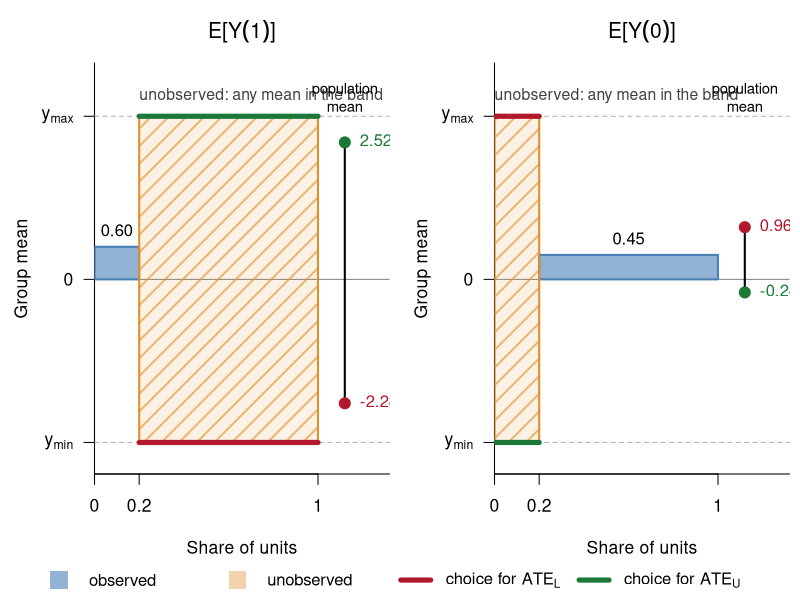
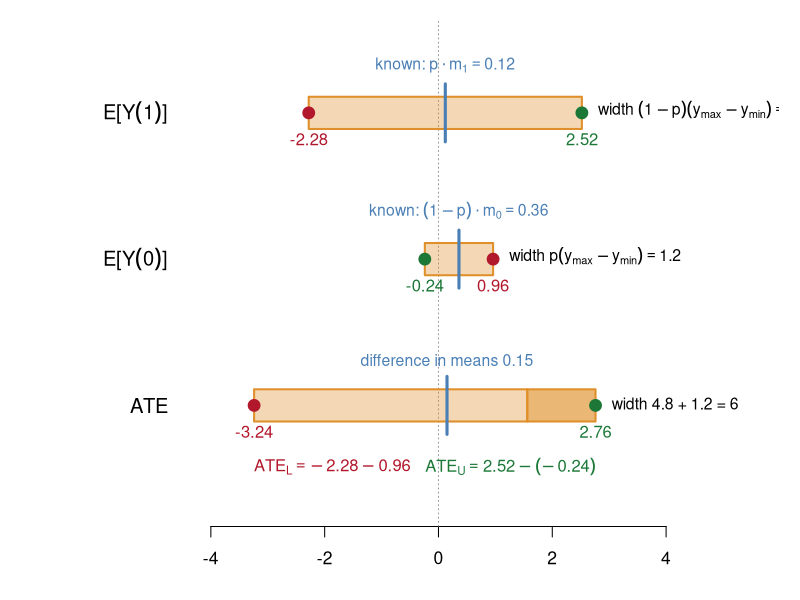
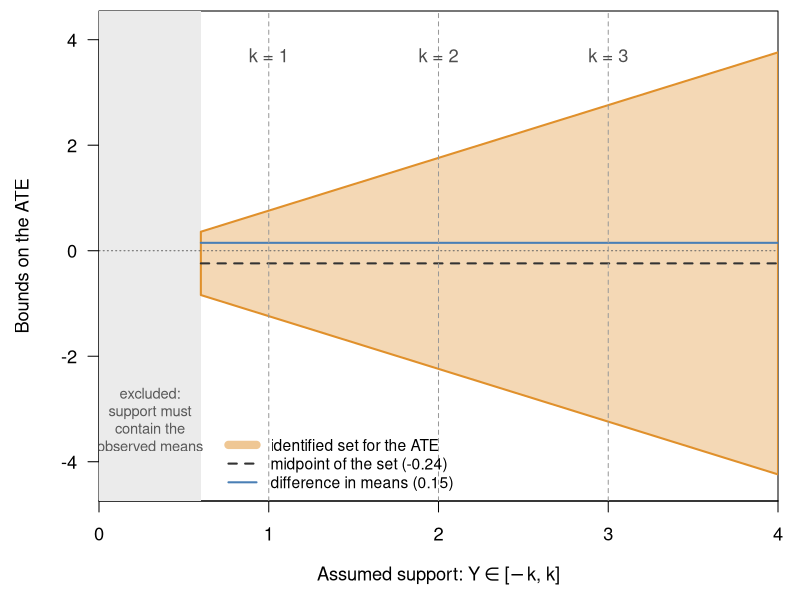
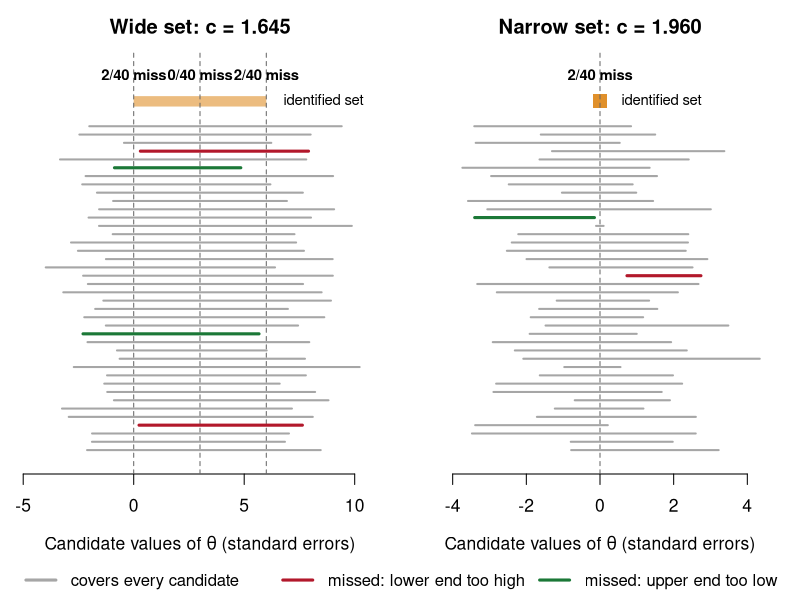
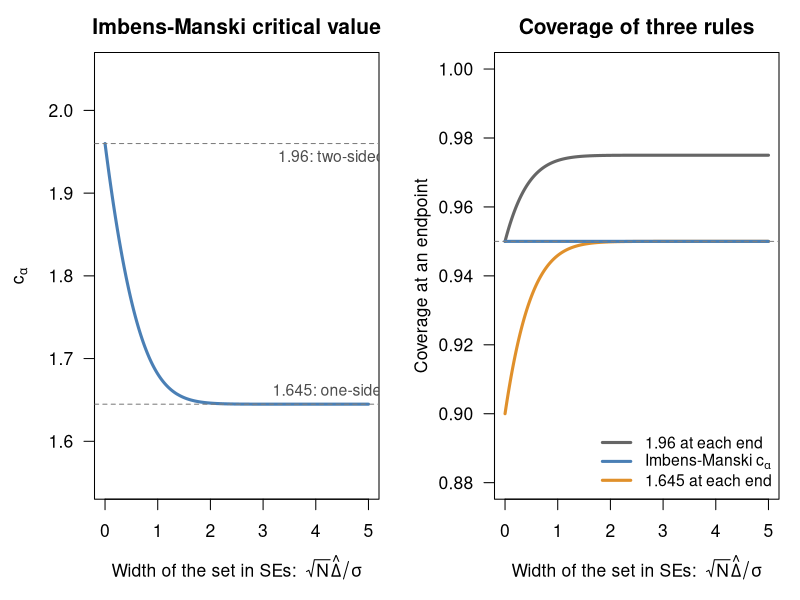
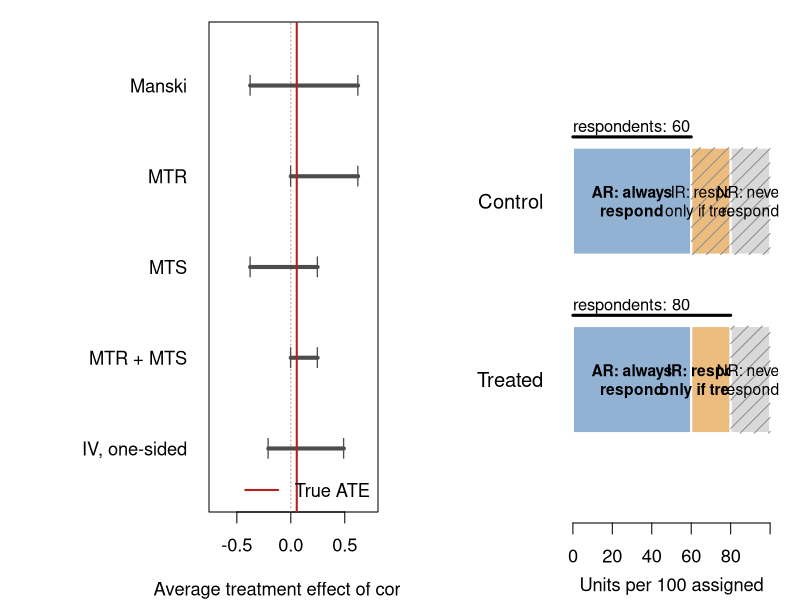
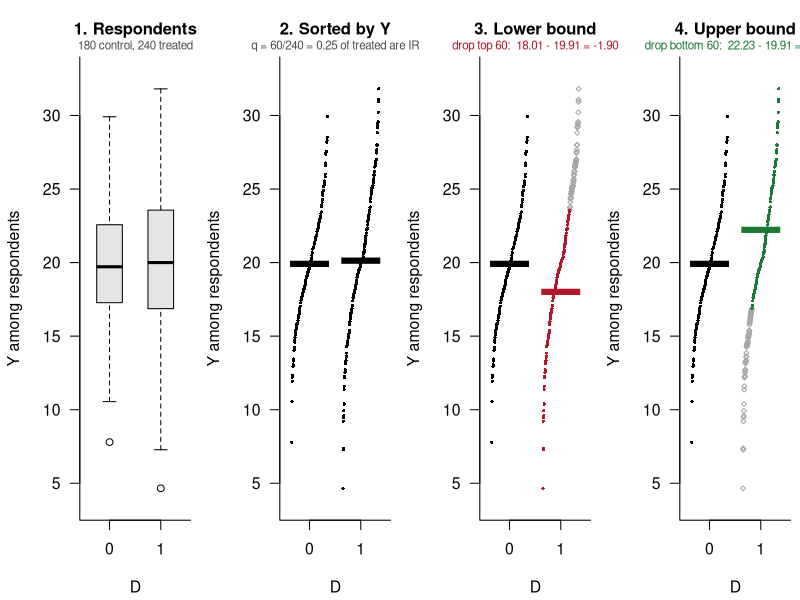
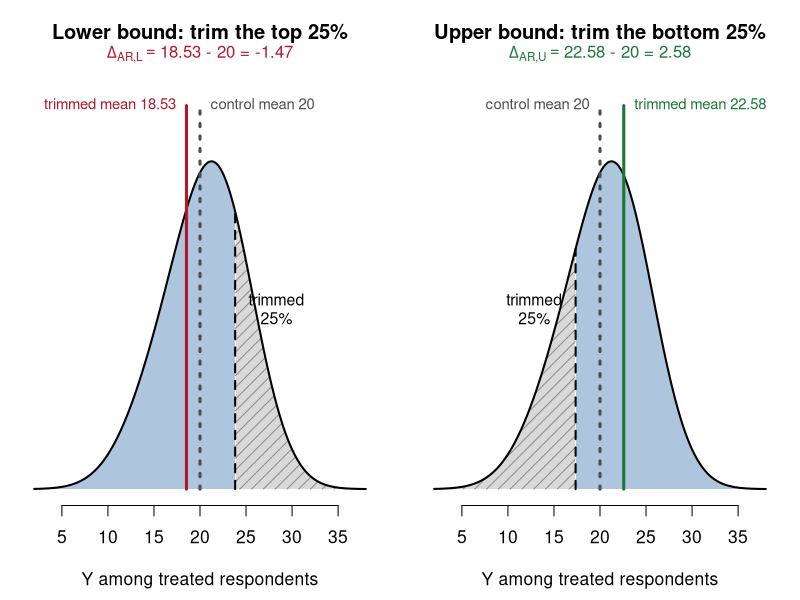

Generate these figures, in order, with R:
## ---- chunk 1
#| echo: true
p <- 0.2; m1 <- 0.60; m0 <- 0.45; lo <- -3; hi <- 3
L <- m1*p + lo*(1-p) - hi*p - m0*(1-p)
U <- m1*p + hi*(1-p) - lo*p - m0*(1-p)
round(c(lower = L, upper = U, width = U - L), 2)
## ---- chunk 2
#| fig-width: 11
#| fig-height: 4.6
blue <- "#4a7fb5"; amber <- "#e0902b"; colL <- "#b2182b"; colU <- "#1b7837"
bars <- function(obs, unk, h, L_at, U_at, title) {
  mL <- (obs[2] - obs[1])*h + (unk[2] - unk[1])*L_at
  mU <- (obs[2] - obs[1])*h + (unk[2] - unk[1])*U_at
  plot(NA, xlim = c(0, 1.32), ylim = c(lo - 0.3, hi + 0.7), xaxs = "i", xaxt = "n", yaxt = "n",
       xlab = "Share of units", ylab = "Group mean", main = title, cex.main = 1.2, bty = "l")
  axis(1, at = c(0, p, 1), labels = c("0", p, "1"))
  axis(2, at = c(lo, 0, hi), labels = expression(y[min], 0, y[max]), las = 1)
  abline(h = 0, col = "grey50")
  abline(h = c(lo, hi), lty = 2, col = "grey70")
  rect(obs[1], 0, obs[2], h, col = adjustcolor(blue, 0.6), border = blue, lwd = 2)
  rect(unk[1], lo, unk[2], hi, col = adjustcolor(amber, 0.12), border = NA)
  rect(unk[1], lo, unk[2], hi, density = 8, angle = 45, col = adjustcolor(amber, 0.6), border = amber, lwd = 2)
  segments(unk[1], c(L_at, U_at), unk[2], c(L_at, U_at), col = c(colL, colU), lwd = 5)
  text(mean(obs), h, sprintf("%.2f", h), pos = 3, cex = 0.95)
  text(unk[1], hi + 0.3, "unobserved: any mean in the band", adj = c(0, 0), cex = 0.9, col = "grey25")
  segments(1.12, mL, 1.12, mU, lwd = 2)
  points(c(1.12, 1.12), c(mL, mU), pch = 19, cex = 1.4, col = c(colL, colU))
  text(1.14, c(mL, mU), sprintf("%.2f", c(mL, mU)), pos = 4, col = c(colL, colU), cex = 0.95)
  text(1.12, hi + 0.35, "population\nmean", cex = 0.85)
}
par(mfrow = c(1, 2), mar = c(6, 4.5, 3, 0.5), cex = 1.05)
bars(c(0, p), c(p, 1), m1, lo, hi, expression(E*"["*Y(1)*"]"))
bars(c(p, 1), c(0, p), m0, hi, lo, expression(E*"["*Y(0)*"]"))
par(fig = c(0, 1, 0, 1), oma = c(0, 0, 0, 0), mar = c(0, 0, 0, 0), new = TRUE)
plot.new()
legend("bottom", horiz = TRUE, bty = "n", cex = 0.95, lwd = c(NA, NA, 5, 5),
       pch = c(15, 15, NA, NA), pt.cex = 2.2,
       col = c(adjustcolor(blue, 0.6), adjustcolor(amber, 0.4), colL, colU),
       legend = c("observed", "unobserved", expression("choice for " * ATE[L] * "   "), expression("choice for " * ATE[U])))
## ---- chunk 3
#| fig-width: 11
#| fig-height: 4.6
w1 <- (1 - p) * (hi - lo); w0 <- p * (hi - lo)
E1 <- p * m1 + (1 - p) * c(lo, hi)          # E[Y(1)] range
E0 <- (1 - p) * m0 + p * c(lo, hi)          # E[Y(0)] range
ATE <- c(E1[1] - E0[2], E1[2] - E0[1])
par(mar = c(3.5, 9, 1, 1), cex = 1.05)
plot(NA, xlim = c(-4, 5.6), ylim = c(0.3, 3.5), yaxt = "n", xlab = "", ylab = "", bty = "n", las = 1)
axis(2, at = 3:1, labels = expression(E*"["*Y(1)*"]", E*"["*Y(0)*"]", ATE), las = 1, tick = FALSE, cex.axis = 1.15)
abline(v = 0, lty = 3, col = "grey60")
h <- 0.11
bar <- function(y, r, col) rect(r[1], y - h, r[2], y + h, col = adjustcolor(col, 0.35), border = col, lwd = 2)
ends <- function(y, r, cols) {
  points(r, c(y, y), pch = 19, cex = 1.5, col = cols)
  text(r, y - h, sprintf("%.2f", r), pos = 1, col = cols, cex = 0.95, offset = 0.3)
}

# Row 1: E[Y(1)] = known part + unknown part
bar(3, E1, amber); ends(3, E1, c(colL, colU))
segments(p * m1, 3 - 1.8*h, p * m1, 3 + 1.8*h, lwd = 3, col = blue)
text(p * m1, 3 + 1.8*h, expression("known: " * p %.% m[1] == 0.12), pos = 3, col = blue, cex = 0.9)
text(E1[2] + 0.1, 3, expression("width " * (1-p)*(y[max]-y[min]) == 4.8), pos = 4, cex = 0.9)

# Row 2: E[Y(0)]
bar(2, E0, amber); ends(2, E0, c(colU, colL))
segments((1 - p) * m0, 2 - 1.8*h, (1 - p) * m0, 2 + 1.8*h, lwd = 3, col = blue)
text((1 - p) * m0, 2 + 1.8*h, expression("known: " * (1-p) %.% m[0] == 0.36), pos = 3, col = blue, cex = 0.9)
text(E0[2] + 0.1, 2, expression("width " * p*(y[max]-y[min]) == 1.2), pos = 4, cex = 0.9)

# Row 3: ATE, width split into the two contributions
rect(ATE[1], 1 - h, ATE[1] + w1, 1 + h, col = adjustcolor(amber, 0.35), border = amber, lwd = 2)
rect(ATE[1] + w1, 1 - h, ATE[2], 1 + h, col = adjustcolor(amber, 0.65), border = amber, lwd = 2)
ends(1, ATE, c(colL, colU))
segments(m1 - m0, 1 - 1.8*h, m1 - m0, 1 + 1.8*h, lwd = 3, col = blue)
text(m1 - m0, 1 + 1.8*h, "difference in means 0.15", pos = 3, col = blue, cex = 0.9)
text(ATE[1], 1 - 0.42, expression(ATE[L] == -2.28 - 0.96), col = colL, cex = 0.95, adj = 0)
text(ATE[2], 1 - 0.42, expression(ATE[U] == 2.52 - (-0.24)), col = colU, cex = 0.95, adj = 1)
text(ATE[2] + 0.1, 1, "width 4.8 + 1.2 = 6", pos = 4, cex = 0.9)
## ---- chunk 4
#| fig-width: 11
#| fig-height: 5.2
kmin <- max(abs(c(m1, m0)))
k    <- seq(kmin, 4, by = 0.05)
mid  <- m1*p - m0*(1-p)
Lk   <- mid - k
Uk   <- mid + k
par(mar = c(4.5, 4.5, 0.5, 1), cex = 1.1)
plot(NA, xlim = c(0, 4), ylim = c(-4.4, 4.2), xaxs = "i",
     xlab = expression("Assumed support: " * Y %in% "[" * -k * ", " * k * "]"),
     ylab = "Bounds on the ATE", las = 1)
rect(0, -5, kmin, 5, col = "grey92", border = NA)
text(kmin/2, -3.2, "excluded:\nsupport must\ncontain the\nobserved means", cex = 0.8, col = "grey35")
polygon(c(k, rev(k)), c(Lk, rev(Uk)), col = adjustcolor(amber, 0.35), border = amber, lwd = 2)
abline(h = 0, lty = 3, col = "grey40")
segments(kmin, mid, 4, mid, lty = 2, lwd = 2, col = "grey20")
segments(kmin, m1 - m0, 4, m1 - m0, col = blue, lwd = 2)
abline(v = c(1, 2, 3), lty = 2, col = "grey60")
text(c(1, 2, 3), 4, paste0("k = ", 1:3), pos = 1, col = "grey30")
legend("bottomleft", inset = c(0.17, 0), bty = "n", cex = 0.85, lwd = c(8, 2, 2), lty = c(1, 2, 1),
       col = c(adjustcolor(amber, 0.5), "grey20", blue),
       legend = c("identified set for the ATE",
                  sprintf("midpoint of the set (%.2f)", mid),
                  sprintf("difference in means (%.2f)", m1 - m0)))
## ---- chunk 5
#| fig-width: 11
#| fig-height: 5
set.seed(136)   # a draw with the expected 2 misses per endpoint (5% of 40)
nsim  <- 40
cover <- function(c, x) pnorm(c + x) - pnorm(-c)
sim_panel <- function(L, U) {
  c_a  <- uniroot(function(c) cover(c, U - L) - 0.95, c(1, 3))$root
  lo_i <- L + rnorm(nsim) - c_a
  hi_i <- U + rnorm(nsim) + c_a
  th   <- unique(c(L, (L + U)/2, U))
  plot(NA, xlim = c(L - 4.5, U + 4.5), ylim = c(0, nsim + 7), yaxt = "n", ylab = "", bty = "n",
       xlab = expression("Candidate values of" ~ theta ~ "(standard errors)"), cex.main = 1.15,
       main = sprintf("%s set: c = %.3f", if (U > L) "Wide" else "Narrow", c_a))
  segments(L, nsim + 3, U, nsim + 3, lwd = 10, col = adjustcolor(amber, 0.6), lend = 1)
  if (U == L) points(L, nsim + 3, pch = 15, cex = 1.8, col = amber)
  text(U + 0.3, nsim + 3, "identified set", pos = 4, cex = 0.85)
  abline(v = th, lty = 2, col = "grey40")
  for (i in seq_len(nsim)) {
    low_miss  <- any(lo_i[i] > th)
    high_miss <- any(hi_i[i] < th)
    col_i <- if (low_miss) colL else if (high_miss) colU else "grey65"
    segments(lo_i[i], i, hi_i[i], i, lwd = if (low_miss || high_miss) 3 else 2, col = col_i)
  }
  miss <- sapply(th, function(t) sum(lo_i > t | hi_i < t))
  text(th, nsim + 6.2, paste0(miss, "/", nsim, " miss"), cex = 0.85, font = 2)
}
par(mfrow = c(1, 2), mar = c(4.5, 1, 2.5, 1), cex = 1.05, oma = c(1.5, 0, 0, 0))
sim_panel(0, 6)
sim_panel(0, 0)
par(fig = c(0, 1, 0, 1), oma = c(0, 0, 0, 0), mar = c(0, 0, 0, 0), new = TRUE)
plot.new()
legend("bottom", horiz = TRUE, bty = "n", lwd = 3, cex = 0.95, col = c("grey65", colL, colU),
       legend = c("covers every candidate", "missed: lower end too high", "missed: upper end too low"))
## ---- chunk 6
#| fig-width: 11
#| fig-height: 4.6
alpha <- 0.05
x     <- seq(0, 5, by = 0.02)    # width of the set in standard errors
cover <- function(c, x) pnorm(c + x) - pnorm(-c)
c_im  <- sapply(x, function(xx) uniroot(function(c) cover(c, xx) - (1 - alpha), c(1, 3))$root)
z1 <- qnorm(1 - alpha); z2 <- qnorm(1 - alpha/2)
xl <- expression("Width of the set in SEs:  " * sqrt(N) * hat(Delta) / sigma)
par(mfrow = c(1, 2), mar = c(4.8, 4.5, 2.5, 1), cex = 1.05)
plot(x, c_im, type = "l", lwd = 3, col = blue, ylim = c(1.55, 2.05), las = 1,
     xlab = xl, ylab = expression(c[alpha]), main = "Imbens-Manski critical value")
abline(h = c(z1, z2), lty = 2, col = "grey50")
text(4.3, z2, "1.96: two-sided", pos = 1, col = "grey30", cex = 0.9, offset = 0.4)
text(4.3, z1, "1.645: one-sided", pos = 3, col = "grey30", cex = 0.9, offset = 0.4)
plot(x, cover(z2, x), type = "l", lwd = 3, col = "grey40", ylim = c(0.88, 1), las = 1,
     xlab = xl, ylab = "Coverage at an endpoint", main = "Coverage of three rules")
lines(x, cover(z1, x), lwd = 3, col = amber)
lines(x, cover(c_im, x), lwd = 3, col = blue)
abline(h = 1 - alpha, lty = 2, col = "grey50")
legend("bottomright", bty = "n", lwd = 3, col = c("grey40", blue, amber), cex = 0.9,
       legend = c("1.96 at each end", expression("Imbens-Manski " * c[alpha]), "1.645 at each end"))
## ---- chunk 7
#| echo: true
set.seed(136)   # a draw with the expected 2 misses per endpoint (5% of 40)
n <- 1e6
Z <- rbinom(n, 1, 0.5)
C <- rbinom(n, 1, 0.3)                      # complier
D <- Z * C                                  # one-sided noncompliance
Y0 <- rbinom(n, 1, ifelse(C == 1, 0.50, 0.35))
Y1 <- pmax(Y0, rbinom(n, 1, ifelse(C == 1, 0.25, 0.04)))   # MTR holds
Y  <- ifelse(D == 1, Y1, Y0)
c(true_ATE = mean(Y1 - Y0), naive = mean(Y[D==1]) - mean(Y[D==0]),
  ITT = mean(Y[Z==1]) - mean(Y[Z==0]))
## ---- chunk 8
#| echo: true
p  <- mean(D); m1 <- mean(Y[D==1]); m0 <- mean(Y[D==0])
manski <- c(m1*p + 0*(1-p) - 1*p - m0*(1-p),  m1*p + 1*(1-p) - 0*p - m0*(1-p))
mtr    <- c(0, manski[2])
mts    <- c(manski[1], m1 - m0)
both   <- c(0, m1 - m0)
q1 <- mean(D[Z==1]); a <- mean(Y[Z==1 & D==1]) * q1; y0 <- mean(Y[Z==0])
iv     <- c(a - y0, a + (1 - q1) - y0)
bounds <- rbind(Manski = manski, MTR = mtr, MTS = mts, `MTR + MTS` = both,
                `IV, one-sided` = iv)
colnames(bounds) <- c("lower", "upper"); round(bounds, 3)
## ---- chunk 9
#| fig-width: 10
#| fig-height: 4.6
par(mar = c(4, 9.5, 1, 1), cex = 1.1)
k <- nrow(bounds)
plot(NA, xlim = c(-0.7, 0.75), ylim = c(0.5, k + 0.5), yaxt = "n",
     xlab = "Average treatment effect of contact", ylab = "")
abline(v = 0, lty = 3, col = "grey60")
segments(bounds[, 1], k:1, bounds[, 2], k:1, lwd = 4, col = "grey30")
points(c(bounds), rep(k:1, 2), pch = "|", cex = 1.2, col = "grey30")
abline(v = mean(Y1 - Y0), col = "firebrick", lwd = 2)
axis(2, at = k:1, labels = rownames(bounds), las = 1, tick = FALSE)
legend("bottomright", legend = "True ATE", col = "firebrick", lwd = 2, bty = "n")
## ---- chunk 10
#| fig-width: 11
#| fig-height: 3.4
p1 <- 0.80; p0 <- 0.60
shares <- c(AR = p0, IR = p1 - p0, NR = 1 - p1)
fills  <- c(adjustcolor(blue, 0.6), adjustcolor(amber, 0.6), "grey85")
par(mar = c(3.5, 7.5, 1, 1), cex = 1.1)
plot(NA, xlim = c(0, 100), ylim = c(0.3, 2.9), yaxt = "n", xaxt = "n", xlab = "", ylab = "", bty = "n")
axis(1, at = seq(0, 100, 20))
mtext("Units per 100 assigned", side = 1, line = 2.3, cex = 1.1)
axis(2, at = c(2, 1), labels = c("Control", "Treated"), las = 1, tick = FALSE, cex.axis = 1.1)
edges <- c(0, cumsum(shares)) * 100
obs   <- list(c(TRUE, FALSE, FALSE), c(TRUE, TRUE, FALSE))
for (r in 1:2) {
  y <- c(2, 1)[r]
  for (g in 1:3) {
    rect(edges[g], y - 0.3, edges[g + 1], y + 0.3, col = fills[g], border = "white", lwd = 2)
    if (!obs[[r]][g]) rect(edges[g], y - 0.3, edges[g + 1], y + 0.3, density = 10, col = "grey55", border = NA)
    text(mean(edges[g:(g + 1)]), y, c("AR: always\nrespond", "IR: respond\nonly if treated", "NR: never\nrespond")[g],
         cex = 0.85, font = if (obs[[r]][g]) 2 else 1)
  }
  rr <- range(edges[c(1, which(obs[[r]]) + 1)])
  segments(rr[1], y + 0.36, rr[2], y + 0.36, lwd = 3)
  text(rr[1], y + 0.36, sprintf("respondents: %d", round(diff(rr))), adj = c(0, -0.4), cex = 0.9, xpd = TRUE)
}
## ---- chunk 11
#| fig-width: 11
#| fig-height: 4.6
set.seed(8358)
n_ar <- 180; n_ir <- 60                      # per 300 assigned: p0 = 0.6, p1 = 0.8
yc <- sort(rnorm(n_ar, 20, 4))               # control respondents: all AR
yt <- sort(c(rnorm(n_ar, 22, 4), rnorm(n_ir, 16, 4)))  # treated respondents: AR + IR, types unknown
k  <- length(yt) - length(yc)               # q * n_treated: extra treated respondents = 60
lo_keep <- seq_len(length(yt) - k)           # drop the top q
hi_keep <- (k + 1):length(yt)                # drop the bottom q
xs <- function(n, d) d + (seq_len(n) / n - 0.5) * 0.7
ylim <- range(c(yc, yt)) + c(-1, 1)
frame <- function(title) {
  plot(NA, xlim = c(-0.5, 1.5), ylim = ylim, xaxt = "n", las = 1, bty = "l",
       xlab = "D", ylab = "Y among respondents", main = title, cex.main = 1.05)
  axis(1, at = 0:1)
}
mean_bar <- function(d, m, col = "black") segments(d - 0.38, m, d + 0.38, m, lwd = 6, col = col, lend = 1)
sorted <- function(drop = integer(0), col_keep = "black") {
  points(xs(length(yc), 0), yc, pch = 16, cex = 0.45)
  keep <- setdiff(seq_along(yt), drop)
  points(xs(length(yt), 1)[drop], yt[drop], pch = 5, cex = 0.5, col = "grey65")
  points(xs(length(yt), 1)[keep], yt[keep], pch = 16, cex = 0.45, col = col_keep)
  mean_bar(0, mean(yc))
  mean_bar(1, mean(yt[keep]), col_keep)
}
par(mfrow = c(1, 4), mar = c(4.2, 4.2, 3, 0.5), cex = 0.95)
frame("1. Respondents")
boxplot(list(yc, yt), at = 0:1, add = TRUE, axes = FALSE, boxwex = 0.5, col = "grey90")
mtext(sprintf("%d control, %d treated", length(yc), length(yt)), side = 3, line = 0.2, cex = 0.7, col = "grey30")
frame("2. Sorted by Y")
sorted()
mtext(sprintf("q = %d/%d = %.2f of treated are IR", k, length(yt), k / length(yt)), side = 3, line = 0.2, cex = 0.7, col = "grey30")
frame("3. Lower bound")
sorted(setdiff(seq_along(yt), lo_keep), colL)
mtext(sprintf("drop top %d:  %.2f - %.2f = %.2f", k, mean(yt[lo_keep]), mean(yc), mean(yt[lo_keep]) - mean(yc)),
      side = 3, line = 0.2, cex = 0.7, col = colL)
frame("4. Upper bound")
sorted(setdiff(seq_along(yt), hi_keep), colU)
mtext(sprintf("drop bottom %d:  %.2f - %.2f = %.2f", k, mean(yt[hi_keep]), mean(yc), mean(yt[hi_keep]) - mean(yc)),
      side = 3, line = 0.2, cex = 0.7, col = colU)
## ---- chunk 12
#| fig-width: 11
#| fig-height: 4.6
mu_P <- 22; mu_S <- 16; mu_C <- 20; s <- 4     # treated AR, treated IR, control AR
w  <- p0 / p1                                   # share of treated respondents who are AR
f1 <- function(y) w * dnorm(y, mu_P, s) + (1 - w) * dnorm(y, mu_S, s)
F1 <- function(y) w * pnorm(y, mu_P, s) + (1 - w) * pnorm(y, mu_S, s)
q  <- (p1 - p0) / p1
Q1 <- function(a) uniroot(function(y) F1(y) - a, c(-20, 60))$root
y_lo <- Q1(q); y_hi <- Q1(1 - q)
tmean <- function(a, b) integrate(function(y) y * f1(y), a, b)$value / (1 - q)
mL <- tmean(-Inf, y_hi); mU <- tmean(y_lo, Inf)
dL <- mL - mu_C; dU <- mU - mu_C
yy <- seq(2, 38, length.out = 500)
panel <- function(cut, keep_low, m, d, colB, title) {
  plot(yy, f1(yy), type = "n", ylim = c(0, max(f1(yy)) * 1.25), yaxt = "n", bty = "n",
       xlab = "Y among treated respondents", ylab = "", main = title, cex.main = 1.15)
  tr <- if (keep_low) yy >= cut else yy <= cut
  kp <- !tr
  polygon(c(yy[kp], rev(yy[kp])), c(f1(yy[kp]), rep(0, sum(kp))), col = adjustcolor(blue, 0.45), border = NA)
  polygon(c(yy[tr], rev(yy[tr])), c(f1(yy[tr]), rep(0, sum(tr))), col = "grey85", border = NA)
  polygon(c(yy[tr], rev(yy[tr])), c(f1(yy[tr]), rep(0, sum(tr))), density = 12, col = "grey55", border = NA)
  lines(yy, f1(yy), lwd = 2)
  segments(cut, 0, cut, f1(cut), lty = 2, lwd = 2)
  text(if (keep_low) cut + 4.5 else cut - 4.5, max(f1(yy)) * 0.55, "trimmed\n25%", cex = 0.9)
  ytop <- max(f1(yy)) * 1.17
  segments(m, 0, m, ytop, lwd = 3, col = colB)
  segments(mu_C, 0, mu_C, ytop, lwd = 3, col = "grey30", lty = 3)
  text(m, ytop, sprintf("trimmed mean %.2f", m), pos = if (m > mu_C) 4 else 2, cex = 0.85, col = colB)
  text(mu_C, ytop, sprintf("control mean %.0f", mu_C), pos = if (m > mu_C) 2 else 4, cex = 0.85, col = "grey30")
  mtext(bquote(.(d) == .(sprintf("%.2f - %d = %.2f", m, mu_C, m - mu_C))), side = 3, line = -0.2, cex = 1, col = colB)
}
par(mfrow = c(1, 2), mar = c(4.5, 1, 3, 1), cex = 1.05)
panel(y_hi, TRUE,  mL, quote(Delta[AR*","*L]), colL, "Lower bound: trim the top 25%")
panel(y_lo, FALSE, mU, quote(Delta[AR*","*U]), colU, "Upper bound: trim the bottom 25%")
## ---- chunk 13
#| fig-width: 11
#| fig-height: 4.6
set.seed(2026)
cY <- "#d95f02"; cO <- "#2c7bb6"                # young (orange), old (blue)
# 300 assigned per age group per arm. Old: 80% always respond. Young: 40% always, 40% induced.
y0_old <- rnorm(240, 26, 3); y1_old <- rnorm(240, 28, 3)
y0_yng <- rnorm(120, 16, 3); y1_yng <- c(rnorm(120, 18, 3), rnorm(120, 14, 3))   # AR, then IR
ctrl <- data.frame(y = c(y0_old, y0_yng), old = rep(c(TRUE, FALSE), c(240, 120)))
trt  <- data.frame(y = c(y1_old, y1_yng), old = rep(c(TRUE, FALSE), c(240, 240)))
trim_mean <- function(y, k, top = TRUE) { y <- sort(y); if (k == 0) mean(y) else if (top) mean(head(y, -k)) else mean(tail(y, -k)) }
# pooled Lee: q = 0.25 of all 480 treated respondents
k_pool <- nrow(trt) - nrow(ctrl)
pool <- c(trim_mean(trt$y, k_pool, TRUE), trim_mean(trt$y, k_pool, FALSE)) - mean(ctrl$y)
# within age: young q = 0.5 (trim 120 of 240), old q = 0; weight by always-responder shares 1/3, 2/3
k_yng <- 240 - 120
b_yng <- c(trim_mean(y1_yng, k_yng, TRUE), trim_mean(y1_yng, k_yng, FALSE)) - mean(y0_yng)
b_old <- rep(mean(y1_old) - mean(y0_old), 2)
w_yng <- 120 / 360
cond  <- w_yng * b_yng + (1 - w_yng) * b_old

xs <- function(n, x0) x0 + (seq_len(n) / n - 0.5) * 0.7
show <- function(y, old, x0, drop = rep(FALSE, length(y))) {
  o <- order(y); y <- y[o]; old <- old[o]; drop <- drop[o]; x <- xs(length(y), x0)
  points(x[drop], y[drop], pch = 5, cex = 0.5, col = "grey55")
  points(x[!drop], y[!drop], pch = 16, cex = 0.45, col = ifelse(old[!drop], cO, cY))
}
frame <- function(title, sub, xl, labs) {
  plot(NA, xlim = range(xl) + c(-0.5, 0.5), ylim = c(5, 38), xaxt = "n", las = 1, bty = "l",
       xlab = "", ylab = "Y among respondents", main = title, cex.main = 1.05)
  axis(1, at = xl, labels = labs, tick = FALSE)
  mtext(sub, side = 3, line = 0.2, cex = 0.7, col = colL)
}
layout(matrix(1:3, 1), widths = c(1, 1.5, 1.05))
par(mar = c(3.5, 4.2, 3, 0.5), cex = 0.95)
# 1. pooled lower bound
drop_p <- rank(trt$y) > nrow(trt) - k_pool
frame("Pooled: drop top 25%", sprintf("lower bound %.2f", pool[1]), 0:1, c("D = 0", "D = 1"))
show(ctrl$y, ctrl$old, 0); show(trt$y, trt$old, 1, drop_p)
legend("bottomright", bty = "n", pch = c(16, 16, 5), col = c(cY, cO, "grey55"), legend = c("young", "old", "trimmed"), cex = 0.85)
text(0.5, 37, sprintf("%d of %d dropped are old", sum(drop_p & trt$old), k_pool), cex = 0.8, col = "grey30")
# 2. within-age lower bound
drop_y <- c(rep(FALSE, 240), rank(y1_yng) > 240 - k_yng)
frame("Within age: drop top 50% of young only", sprintf("lower bound %.2f", cond[1]), c(0, 1, 2.2, 3.2),
      c("young\nD = 0", "young\nD = 1", "old\nD = 0", "old\nD = 1"))
show(y0_yng, rep(FALSE, 120), 0); show(y1_yng, rep(FALSE, 240), 1, drop_y[241:480])
show(y0_old, rep(TRUE, 240), 2.2); show(y1_old, rep(TRUE, 240), 3.2)
# 3. compare
par(mar = c(3.5, 6.5, 3, 0.8))
plot(NA, xlim = c(-6, 7), ylim = c(0.4, 2.6), yaxt = "n", bty = "n", xlab = "", ylab = "",
     main = expression("Bounds on " * Delta[AR]), cex.main = 1.05)
axis(2, at = c(2, 1), labels = c("Pooled", "Within age"), las = 1, tick = FALSE, cex.axis = 0.95)
for (r in 1:2) {
  b <- list(pool, cond)[[r]]; y <- c(2, 1)[r]
  segments(b[1], y, b[2], y, lwd = 8, col = adjustcolor(amber, 0.7), lend = 1)
  points(b, c(y, y), pch = 19, col = c(colL, colU), cex = 1.3)
  text(b, y, sprintf("%.2f", b), pos = c(1, 3), col = c(colL, colU), cex = 0.85, offset = 0.6)
}
abline(v = 2, lty = 3, col = "grey30")
text(2, 2.55, "true 2", cex = 0.85, col = "grey30")
## ---- chunk 14
#| fig-width: 9.2
#| fig-height: 3.75
path <- "#d95f02"
layout(matrix(1:3, 1), widths = c(1.35, 0.9, 1))
# 1. one tree: unit i falls into Leaf A
par(mar = c(0.5, 0.5, 2.5, 0.5), cex = 0.8)
plot(NA, xlim = c(0, 10), ylim = c(0, 10.4), axes = FALSE, xlab = "", ylab = "", main = "1. Drop unit i down one tree", cex.main = 1.15)
node <- function(x, y, lab, on = FALSE, w = 1.9, h = 0.55) {
  rect(x - w, y - h, x + w, y + h, col = if (on) adjustcolor(path, 0.15) else "white", border = if (on) path else "grey40", lwd = if (on) 2.5 else 1)
  text(x, y, lab, cex = 0.95, font = if (on) 2 else 1)
}
edge <- function(x0, y0, x1, y1, lab, on = FALSE) {
  segments(x0, y0, x1, y1, col = if (on) path else "grey60", lwd = if (on) 3 else 1.2)
  text((x0 + x1) / 2 + if (x1 < x0) -0.35 else 0.35, (y0 + y1) / 2, lab, cex = 0.8, col = if (on) path else "grey40")
}
edge(5, 8.2, 2.6, 5.9, "yes", TRUE); edge(5, 8.2, 7.4, 5.9, "no")
edge(2.6, 4.7, 1.3, 2.55, "yes", TRUE); edge(2.6, 4.7, 3.75, 2.55, "no")
edge(7.4, 4.7, 6.25, 2.55, "yes"); edge(7.4, 4.7, 8.8, 2.55, "no")
node(5, 8.75, "Age < 35?", TRUE)
node(2.6, 5.3, "Income < $40k?", TRUE); node(7.4, 5.3, "Female?")
node(1.3, 1.8, "Leaf A\ni + 39 others", TRUE, w = 1.3, h = 0.75); node(3.75, 1.8, "Leaf B", w = 0.95, h = 0.75)
node(6.25, 1.8, "Leaf C", w = 0.95, h = 0.75); node(8.8, 1.8, "Leaf D", w = 0.95, h = 0.75)
text(5, 10.15, "Unit i: age 29, female, income $32k", col = path, font = 2, cex = 0.95)
# 2. response rates in Leaf A
par(mar = c(0.5, 0.5, 2.5, 0.5), cex = 0.8)
plot(NA, xlim = c(0, 10), ylim = c(0, 10.4), axes = FALSE, xlab = "", ylab = "", main = "2. Response rates in i's leaf", cex.main = 1.15)
grid_row <- function(y, n_resp, lab) {
  xs <- rep(seq(0.9, 9.1, length.out = 10), 2); ys <- y + rep(c(0.45, -0.45), each = 10)
  resp <- seq_len(20) <= n_resp
  symbols(xs, ys, squares = rep(0.62, 20), inches = FALSE, add = TRUE,
          bg = ifelse(resp, adjustcolor(blue, 0.7), "white"), fg = "grey40")
  text(5, y + 1.25, lab, cex = 0.95)
}
grid_row(7.6, 8,  "Control: 20 units, 8 respond")
grid_row(3.9, 16, "Treated: 20 units, 16 respond")
symbols(2.6, 10.0, squares = 0.5, inches = FALSE, add = TRUE, bg = adjustcolor(blue, 0.7), fg = "grey40"); text(2.95, 10.0, "responded", adj = 0, cex = 0.85)
symbols(6.6, 10.0, squares = 0.5, inches = FALSE, add = TRUE, bg = "white", fg = "grey40"); text(6.95, 10.0, "did not", adj = 0, cex = 0.85)
text(5, 2.35, expression(hat(p)[0](X[i]) == "8/20 = 0.40"), cex = 0.95)
text(5, 1.5, expression(hat(p)[1](X[i]) == "16/20 = 0.80"), cex = 0.95)
text(5, 0.35, expression(hat(q)(X[i]) == frac(0.80 - 0.40, 0.80) * " = 0.50"), cex = 1, col = colL)
# 3. trimming among Leaf A's treated respondents
yA <- c(14, 17, 19, 21, 22, 24, 25, 27, 28, 30, 31, 33, 35, 36, 39, 42)   # the 16 treated respondents' Y
cutL <- (yA[8] + yA[9]) / 2
par(mar = c(4, 4.2, 2.5, 0.8), cex = 0.8)
plot(seq_along(yA), yA, type = "n", ylim = c(10, 46), las = 1, bty = "l", xaxt = "n",
     xlab = "Leaf A treated respondents, by Y", ylab = "Y", main = "3. Trim within the leaf", cex.main = 1.15)
keep <- yA <= cutL
points(which(keep), yA[keep], pch = 16, col = blue, cex = 1.6)
points(which(!keep), yA[!keep], pch = 5, col = "grey55", cex = 1.4)
abline(h = cutL, col = colL, lwd = 3)
text(1, cutL, expression(c[i]^L), pos = 3, col = colL, cex = 1.1)
text(16.4, 13, "q = 0.50 of 16 respondents:\nlower bound drops the top 8,\nupper bound the bottom 8", adj = 1, cex = 0.85, col = "grey25")
## ---- chunk 15
#| fig-width: 11
#| fig-height: 4.6
set.seed(11)
N0 <- N1 <- 50000                                 # assigned to each arm (large, so bounds are near their population values)
p0x <- function(x) 0.3 + 0.5 * x; p1x <- function(x) rep(0.8, length(x))
qx  <- function(x) (p1x(x) - p0x(x)) / p1x(x)     # trim share: 0.625 at x = 0, 0 at x = 1
sim_arm <- function(n, d) {
  x <- runif(n); u <- runif(n)
  type <- ifelse(u < p0x(x), "AR", ifelse(u < p1x(x), "IR", "NR"))
  y0 <- 10 + 10 * x + rnorm(n, 0, 2)
  y  <- if (d == 1) ifelse(type == "AR", y0 + 2, 8 + 10 * x + rnorm(n, 0, 2)) else y0
  s  <- if (d == 1) type != "NR" else type == "AR"
  data.frame(x, y, s)[s, ]
}
tr <- sim_arm(N1, 1); ct <- sim_arm(N0, 0)
shown <- sample(nrow(tr), 800)                   # plot a subsample; bounds use everyone
# oracle conditional cutoffs: quantiles of the treated-respondent mixture at x (a forest would estimate these)
mixq <- function(a, x) {
  q <- qx(x); if (a >= 1 - 1e-9) return(Inf); if (a <= 1e-9) return(-Inf)
  uniroot(function(y) (1 - q) * pnorm(y, 12 + 10 * x, 2) + q * pnorm(y, 8 + 10 * x, 2) - a, c(-20, 60))$root
}
grid <- seq(0, 1, length.out = 401)
cLg <- sapply(grid, function(g) mixq(1 - qx(g), g)); cUg <- sapply(grid, function(g) mixq(qx(g), g))
cL <- function(x) cLg[round(x * 400) + 1]       # nearest grid point
cU <- function(x) cUg[round(x * 400) + 1]
# per-unit cutoffs for every respondent, then the orthogonalized score (known propensity)
score <- function(cut_t, cut_c, keep) {
  (sum(ifelse(keep, tr$y - cut_t, 0)) / N1 - sum(ct$y - cut_c) / N0) / (nrow(ct) / N0)
}
tr$cL <- cL(tr$x); tr$cU <- cU(tr$x); ct$cL <- cL(ct$x); ct$cU <- cU(ct$x)
fin <- function(v) ifelse(is.finite(v), v, 0)     # where q(x) = 0 nothing is trimmed; any centring constant works
grfL <- score(fin(tr$cL), fin(ct$cL), tr$y <= tr$cL)
grfU <- score(fin(tr$cU), fin(ct$cU), tr$y >= tr$cU)
# basic Lee: one global cutoff
q_hat <- (nrow(tr) / N1 - nrow(ct) / N0) / (nrow(tr) / N1)
gL <- quantile(tr$y, 1 - q_hat, type = 1); gU <- quantile(tr$y, q_hat, type = 1)
leeL <- mean(tr$y[tr$y <= gL]) - mean(ct$y); leeU <- mean(tr$y[tr$y >= gU]) - mean(ct$y)

xx <- seq(0, 1, length.out = 200)
panel <- function(keep, title, sub, cutline) {
  plot(tr$x[shown], tr$y[shown], type = "n", las = 1, bty = "l", xlab = "X (continuous covariate)",
       ylab = "Y among treated respondents", main = title, cex.main = 1.05)
  mtext(sub, side = 3, line = 0.2, cex = 0.72, col = "grey30")
  sh <- seq_len(nrow(tr)) %in% shown
  points(tr$x[!keep & sh], tr$y[!keep & sh], pch = 5, cex = 0.45, col = "grey55")
  points(tr$x[keep & sh], tr$y[keep & sh], pch = 16, cex = 0.45, col = blue)
  cutline()
}
layout(matrix(1:3, 1), widths = c(1, 1, 0.8))
par(mar = c(4.2, 4.2, 3, 0.8), cex = 0.95)
keep_g <- tr$y <= gL
panel(keep_g, "Basic Lee: one cutoff", sprintf("drop top %.0f%% overall; most dropped have high X", 100 * q_hat),
      function() abline(h = gL, col = colL, lwd = 3))
legend("topleft", bty = "n", pch = c(16, 5, NA), lty = c(NA, NA, 1), lwd = c(NA, NA, 3), cex = 0.85,
       col = c(blue, "grey55", colL), legend = c("kept", "trimmed", "cutoff (lower bound)"))
keep_c <- tr$y <= tr$cL
panel(keep_c, "Per-unit cutoffs", "drop top q(x) near each X; q(x) falls from 0.63 to 0",
      function() { cc <- cL(xx); cc[!is.finite(cc)] <- NA; lines(xx, cc, col = colL, lwd = 3) })
par(mar = c(4.2, 6, 3, 0.8))
plot(NA, xlim = c(-6, 7), ylim = c(0.4, 2.6), yaxt = "n", bty = "n", xlab = "", ylab = "",
     main = expression("Bounds on " * Delta[AR]), cex.main = 1.05)
axis(2, at = c(2, 1), labels = c("Basic Lee", "Per-unit"), las = 1, tick = FALSE, cex.axis = 0.95)
for (r in 1:2) {
  b <- list(c(leeL, leeU), c(grfL, grfU))[[r]]; y <- c(2, 1)[r]
  segments(b[1], y, b[2], y, lwd = 8, col = adjustcolor(amber, 0.7), lend = 1)
  points(b, c(y, y), pch = 19, col = c(colL, colU), cex = 1.3)
  text(b, y, sprintf("%.2f", b), pos = c(1, 3), col = c(colL, colU), cex = 0.85, offset = 0.6)
}
abline(v = 2, lty = 3, col = "grey30")
text(2, 2.55, "true 2", cex = 0.85, col = "grey30")
